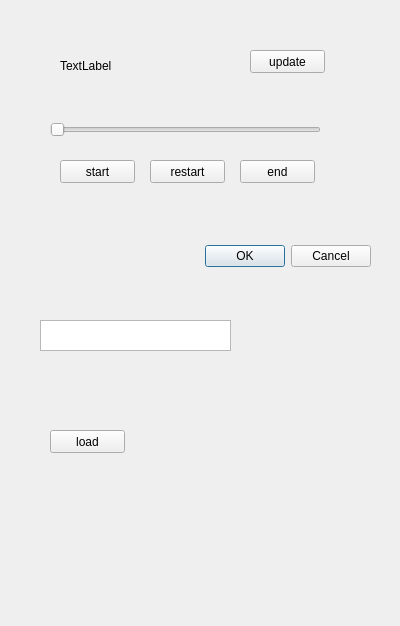
<?xml version="1.0" encoding="UTF-8"?>
<ui version="4.0">
 <class>Dialog</class>
 <widget class="QDialog" name="Dialog">
  <property name="geometry">
   <rect>
    <x>0</x>
    <y>0</y>
    <width>400</width>
    <height>626</height>
   </rect>
  </property>
  <property name="windowTitle">
   <string>Dialog</string>
  </property>
  <property name="windowOpacity">
   <double>1.000000000000000</double>
  </property>
  <widget class="QDialogButtonBox" name="buttonBox">
   <property name="geometry">
    <rect>
     <x>30</x>
     <y>240</y>
     <width>341</width>
     <height>32</height>
    </rect>
   </property>
   <property name="orientation">
    <enum>Qt::Horizontal</enum>
   </property>
   <property name="standardButtons">
    <set>QDialogButtonBox::Cancel|QDialogButtonBox::Ok</set>
   </property>
  </widget>
  <widget class="QPushButton" name="pushButton">
   <property name="geometry">
    <rect>
     <x>60</x>
     <y>160</y>
     <width>75</width>
     <height>23</height>
    </rect>
   </property>
   <property name="text">
    <string>start</string>
   </property>
   <property name="checkable">
    <bool>false</bool>
   </property>
  </widget>
  <widget class="QPushButton" name="pushButton_2">
   <property name="geometry">
    <rect>
     <x>150</x>
     <y>160</y>
     <width>75</width>
     <height>23</height>
    </rect>
   </property>
   <property name="text">
    <string>restart</string>
   </property>
  </widget>
  <widget class="QPushButton" name="pushButton_3">
   <property name="geometry">
    <rect>
     <x>240</x>
     <y>160</y>
     <width>75</width>
     <height>23</height>
    </rect>
   </property>
   <property name="text">
    <string>end</string>
   </property>
  </widget>
  <widget class="QSlider" name="horizontalSlider">
   <property name="geometry">
    <rect>
     <x>50</x>
     <y>120</y>
     <width>271</width>
     <height>20</height>
    </rect>
   </property>
   <property name="orientation">
    <enum>Qt::Horizontal</enum>
   </property>
  </widget>
  <widget class="QLabel" name="label">
   <property name="geometry">
    <rect>
     <x>60</x>
     <y>40</y>
     <width>241</width>
     <height>51</height>
    </rect>
   </property>
   <property name="text">
    <string>TextLabel</string>
   </property>
  </widget>
  <widget class="QPushButton" name="pushButton_4">
   <property name="geometry">
    <rect>
     <x>250</x>
     <y>50</y>
     <width>75</width>
     <height>23</height>
    </rect>
   </property>
   <property name="text">
    <string>update</string>
   </property>
  </widget>
  <widget class="QPushButton" name="pushButton_5">
   <property name="geometry">
    <rect>
     <x>50</x>
     <y>430</y>
     <width>75</width>
     <height>23</height>
    </rect>
   </property>
   <property name="text">
    <string>load</string>
   </property>
  </widget>
  <widget class="QTextEdit" name="textEdit">
   <property name="geometry">
    <rect>
     <x>40</x>
     <y>320</y>
     <width>191</width>
     <height>31</height>
    </rect>
   </property>
  </widget>
 </widget>
 <resources/>
 <connections>
  <connection>
   <sender>buttonBox</sender>
   <signal>accepted()</signal>
   <receiver>Dialog</receiver>
   <slot>accept()</slot>
   <hints>
    <hint type="sourcelabel">
     <x>248</x>
     <y>254</y>
    </hint>
    <hint type="destinationlabel">
     <x>157</x>
     <y>274</y>
    </hint>
   </hints>
  </connection>
  <connection>
   <sender>buttonBox</sender>
   <signal>rejected()</signal>
   <receiver>Dialog</receiver>
   <slot>reject()</slot>
   <hints>
    <hint type="sourcelabel">
     <x>316</x>
     <y>260</y>
    </hint>
    <hint type="destinationlabel">
     <x>286</x>
     <y>274</y>
    </hint>
   </hints>
  </connection>
 </connections>
</ui>
